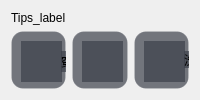
       <widget class="QWidget" name="widget05" native="true">
        <property name="styleSheet">
         <string notr="true">#widget0501, #widget0502, #widget0503 {
    background-color: rgba(60, 65, 75, 0.7); /* 统一磨砂灰底色 */
    border-radius: 12px;                    /* 统一圆角 */
    border: 1px solid rgba(255, 255, 255, 0.08); /* 极细磨砂边框 */
}

#widget05 QLabel {
		    background-color: transparent; 
    		 border: none;                 
    		color: #FFFFFF;       
}
</string>
        </property>
        <layout class="QVBoxLayout" name="verticalLayout_6">
         <item>
          <layout class="QVBoxLayout" name="verticalLayout_4" stretch="0,1">
           <item>
            <widget class="QLabel" name="Tips_label">
             <property name="text">
              <string>Tips_label</string>
             </property>
            </widget>
           </item>
           <item>
            <layout class="QHBoxLayout" name="horizontalLayout_2">
             <item>
              <widget class="QWidget" name="widget0501" native="true">
               <property name="styleSheet">
                <string notr="true">background-color: rgba(60, 65, 75, 0.7);
</string>
               </property>
               <widget class="QLabel" name="label">
                <property name="geometry">
                 <rect>
                  <x>10</x>
                  <y>10</y>
                  <width>41</width>
                  <height>41</height>
                 </rect>
                </property>
                <property name="text">
                 <string/>
                </property>
                <property name="pixmap">
                 <pixmap resource="../../res/res.qrc">:/img/穿衣指数.png</pixmap>
                </property>
                <property name="scaledContents">
                 <bool>true</bool>
                </property>
               </widget>
               <widget class="QLabel" name="label_4">
                <property name="geometry">
                 <rect>
                  <x>50</x>
                  <y>20</y>
                  <width>71</width>
                  <height>21</height>
                 </rect>
                </property>
                <property name="text">
                 <string>穿衣指数</string>
                </property>
               </widget>
               <widget class="QLabel" name="dressing_label">
                <property name="geometry">
                 <rect>
                  <x>10</x>
                  <y>60</y>
                  <width>131</width>
                  <height>71</height>
                 </rect>
                </property>
                <property name="text">
                 <string/>
                </property>
                <property name="wordWrap">
                 <bool>true</bool>
                </property>
               </widget>
              </widget>
             </item>
             <item>
              <widget class="QWidget" name="widget0502" native="true">
               <property name="styleSheet">
                <string notr="true">background-color: rgba(60, 65, 75, 0.7);</string>
               </property>
               <widget class="QLabel" name="label_2">
                <property name="geometry">
                 <rect>
                  <x>10</x>
                  <y>10</y>
                  <width>41</width>
                  <height>41</height>
                 </rect>
                </property>
                <property name="text">
                 <string/>
                </property>
                <property name="pixmap">
                 <pixmap resource="../../res/res.qrc">:/img/紫外线指数.png</pixmap>
                </property>
                <property name="scaledContents">
                 <bool>true</bool>
                </property>
               </widget>
               <widget class="QLabel" name="label_5">
                <property name="geometry">
                 <rect>
                  <x>60</x>
                  <y>20</y>
                  <width>51</width>
                  <height>21</height>
                 </rect>
                </property>
                <property name="text">
                 <string>紫外线</string>
                </property>
               </widget>
               <widget class="QLabel" name="UV_label">
                <property name="geometry">
                 <rect>
                  <x>10</x>
                  <y>60</y>
                  <width>131</width>
                  <height>71</height>
                 </rect>
                </property>
                <property name="text">
                 <string/>
                </property>
                <property name="wordWrap">
                 <bool>true</bool>
                </property>
               </widget>
              </widget>
             </item>
             <item>
              <widget class="QWidget" name="widget0503" native="true">
               <property name="styleSheet">
                <string notr="true">background-color: rgba(60, 65, 75, 0.7);</string>
               </property>
               <widget class="QLabel" name="label_3">
                <property name="geometry">
                 <rect>
                  <x>10</x>
                  <y>10</y>
                  <width>41</width>
                  <height>41</height>
                 </rect>
                </property>
                <property name="text">
                 <string/>
                </property>
                <property name="pixmap">
                 <pixmap resource="../../res/res.qrc">:/img/洗车指数.png</pixmap>
                </property>
                <property name="scaledContents">
                 <bool>true</bool>
                </property>
               </widget>
               <widget class="QLabel" name="label_6">
                <property name="geometry">
                 <rect>
                  <x>50</x>
                  <y>20</y>
                  <width>67</width>
                  <height>17</height>
                 </rect>
                </property>
                <property name="text">
                 <string>洗车指数</string>
                </property>
               </widget>
               <widget class="QLabel" name="washingCar_label">
                <property name="geometry">
                 <rect>
                  <x>10</x>
                  <y>60</y>
                  <width>131</width>
                  <height>71</height>
                 </rect>
                </property>
                <property name="text">
                 <string/>
                </property>
                <property name="wordWrap">
                 <bool>true</bool>
                </property>
               </widget>
              </widget>
             </item>
            </layout>
           </item>
          </layout>
         </item>
        </layout>
       </widget>
